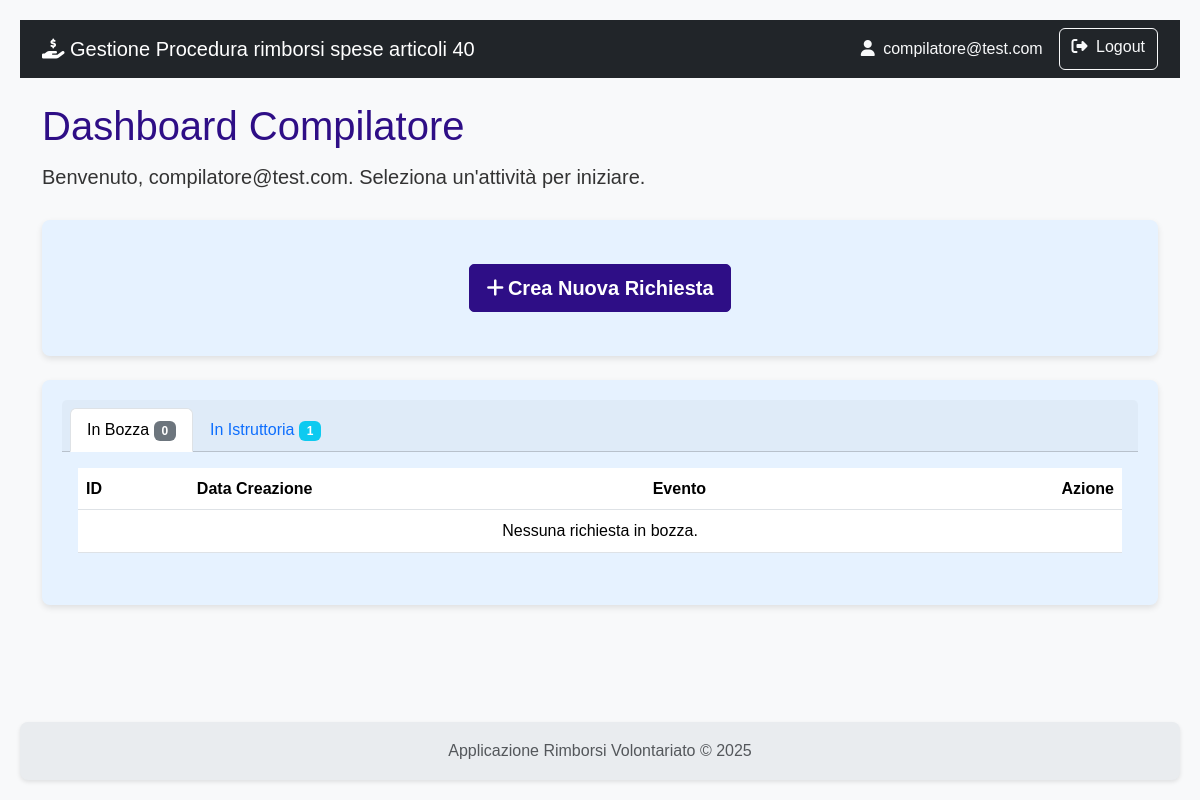
Before: /dashboard (signed in) with the older database file.
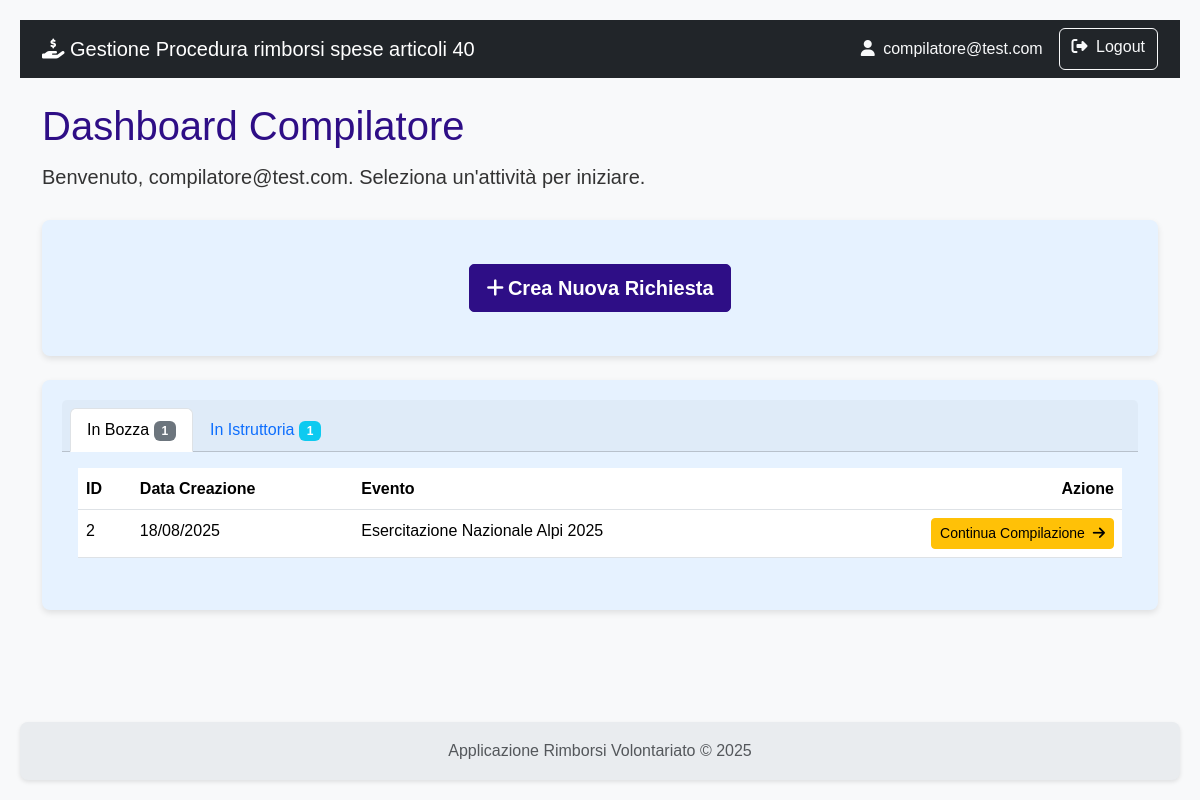
After: the same page with the newer database file.
### rimborsi/models.py (models this page shows)
class User(db.Model, UserMixin):
    id = db.Column(db.Integer, primary_key=True)
    username = db.Column(db.String(80), nullable=False)
    email = db.Column(db.String(120), nullable=False)
    password_hash = db.Column(db.String(120), nullable=False)
    role = db.Column(db.String(20), nullable=False)
    organizzazioni = db.relationship('Organizzazione', secondary=associazione_utente_organizzazione, back_populates='utenti_compilatori')
    __table_args__ = (
        db.UniqueConstraint('username', name='uq_user_username'),
        db.UniqueConstraint('email', name='uq_user_email'),
    )

class Richiesta(db.Model):
    id = db.Column(db.Integer, primary_key=True)
    stato = db.Column(db.String(1), default='A', nullable=False)
    esito = db.Column(db.String(1))
    attivita_svolta = db.Column(db.Text)
    data_inizio_attivita = db.Column(db.Date)
    data_fine_attivita = db.Column(db.Date)
    numero_volontari_coinvolti = db.Column(db.Integer)
    data_creazione = db.Column(db.DateTime, default=datetime.utcnow)
    data_invio = db.Column(db.DateTime)
    protocollo_invio = db.Column(db.String(50), nullable=True)
    data_fine_istruttoria = db.Column(db.DateTime)
    protocollo_istruttoria = db.Column(db.String(50), nullable=True)
    evento_id = db.Column(db.Integer, db.ForeignKey('evento.id'), nullable=False)
    organizzazione_id = db.Column(db.Integer, db.ForeignKey('organizzazione.id'), nullable=False)
    impieghi = db.relationship('ImpiegoMezzoAttrezzatura', backref='richiesta', lazy=True, cascade="all, delete-orphan")
    spese = db.relationship('Spesa', backref='richiesta', lazy=True, cascade="all, delete-orphan")
    __table_args__ = (
        db.UniqueConstraint('protocollo_invio', name='uq_richiesta_protocollo_invio'),
        db.UniqueConstraint('protocollo_istruttoria', name='uq_richiesta_protocollo_istruttoria'),
    )

class Evento(db.Model):
    id = db.Column(db.Integer, primary_key=True)
    protocollo_attivazione = db.Column(db.String(50), unique=True)
    nome = db.Column(db.String(100), nullable=False)
    descrizione = db.Column(db.Text)
    tipologia = db.Column(db.String(1), nullable=False)
    data_inizio = db.Column(db.Date)
    data_fine = db.Column(db.Date)
    richieste = db.relationship('Richiesta', backref='evento', lazy=True)
    __table_args__ = (db.UniqueConstraint('protocollo_attivazione', name='uq_evento_protocollo_attivazione'),)

### rimborsi/main/routes.py (the view)
@main.route('/dashboard')
@login_required # Solo gli utenti loggati possono vedere la dashboard
def dashboard():
    template_data = {}
    if current_user.role == 'istruttore':
        richieste_da_istruire = Richiesta.query.filter_by(stato='B').all()
        template_data['richieste_da_istruire'] = richieste_da_istruire
        template_data['dati_istruttore'] = {
            'da_istruire': len(richieste_da_istruire),
            'lavorate_mese': 0, # Esempio
            'importo_approvato_mese': '0.00', # Esempio
            'eventi_attivi': 0 # Esempio
        }
    elif current_user.role == 'compilatore':
        organizzazione_utente = current_user.organizzazioni[0] if current_user.organizzazioni else None
        richieste_in_bozza = []
        if organizzazione_utente:
            richieste_in_bozza = Richiesta.query.filter_by(
                stato='A',
                organizzazione_id=organizzazione_utente.id
            ).order_by(Richiesta.data_creazione.desc()).all()
            richieste_in_istruttoria = Richiesta.query.filter_by(
                stato='B',
                organizzazione_id=organizzazione_utente.id
            ).order_by(Richiesta.data_invio.desc()).all()
        template_data['richieste_in_bozza'] = richieste_in_bozza
        template_data['richieste_in_istruttoria'] = richieste_in_istruttoria
    elif current_user.role == 'amministratore':
        utenti_da_associare = User.query.filter(User.organizzazioni == None).all()
        template_data['utenti_da_associare'] = utenti_da_associare
    return render_template('main/dashboard.html', **template_data)

### rimborsi/templates/main/dashboard.html (shortened to what this page needs)
{% extends 'base.html' %}
{% block content %}
    <h1 class="mb-2">
        {% if current_user.role == 'istruttore' %}
            Pannello di Controllo Istruttore
        {% elif current_user.role == 'compilatore' %}
            Dashboard Compilatore
        {% elif current_user.role == 'amministratore' %}
            Pannello di Amministrazione
        {% else %}
            Area di Gestione
        {% endif %}
    </h1>
    <div class="d-flex justify-content-between align-items-center mb-4">
        <p class="lead mb-0">
            Benvenuto, {{ current_user.email }}. Seleziona un'attività per iniziare.
        </p>
    </div>
    {% if current_user.role == 'istruttore' %}
        <div class="row row-cols-1 row-cols-md-4 g-4 mb-4">
            <div class="col">
                <div class="card text-white bg-primary shadow-sm h-100">
                    <div class="card-body">
                        <h5 class="card-title">Richieste da Istruire</h5>
                        <p class="card-text fs-2 fw-bold">10 richiesta da istruire</p>
                    </div>
                </div>
            </div>
            <div class="col">
                <div class="card text-white bg-success shadow-sm h-100">
                    <div class="card-body">
                        <h5 class="card-title">Lavorate (Mese)</h5>
                        <p class="card-text fs-2 fw-bold">5 lavorate</p>
                    </div>
                </div>
            </div>
            <div class="col">
                <div class="card text-dark bg-light shadow-sm h-100">
                    <div class="card-body">
                        <h5 class="card-title">Importo Approvato (Mese)</h5>
                        <p class="card-text fs-2 fw-bold">&euro; 1000.00</p>
                    </div>
                </div>
            </div>
            <div class="col">
                <div class="card text-white bg-info shadow-sm h-100">
                    <div class="card-body">
                        <h5 class="card-title">Eventi Attivi</h5>
                        <p class="card-text fs-2 fw-bold">3 eventi attivi</p>
                    </div>
                </div>
            </div>
        </div>
        <div class="d-grid gap-2 d-md-flex justify-content-md-end mb-3">
             <a href="{{ url_for('istruttoria.gestione_eventi') }}" class="btn btn-secondary"><i class="fas fa-calendar-alt me-1"></i> Gestisci Eventi</a>
             <a href="{{ url_for('istruttoria.crea_evento') }}" class="btn btn-success"><i class="fas fa-plus me-1"></i> Crea Nuovo Evento</a>
        </div>
        <div class="card shadow-sm">
            <div class="card-header">
            <h5 class="mb-0">Coda di Lavoro: Richieste Trasmesse da Istruire</h5>
            </div>
            <div class="card-body">
            <table class="table table-hover">
                <thead>
                <tr>
                    <th>Data Trasmissione</th>
                    <th>Organizzazione</th>
                    <th>Evento di Riferimento</th>
                    <th>Importo Richiesto</th>
                    <th>Azione</th>
                </tr>
                </thead>
                <tbody>
                <tr>
                    <td>13/05/2025</td>
                    <td>CRI Comitato di Roma</td>
                    <td>Emergenza Sanitaria 2025</td>
                    <td>&euro; 1.250,00</td>
                    <td><a href="#" class="btn btn-primary btn-sm">Avvia Istruttoria</a></td>
                </tr>
                <tr>
                    <td>10/05/2025</td>
                    <td>Protezione Civile Roma</td>
                    <td>Alluvione Centro Italia</td>
                    <td>&euro; 3.780,50</td>
                    <td><a href="#" class="btn btn-primary btn-sm">Avvia Istruttoria</a></td>
                </tr>
                <tr>
                    <td>05/05/2025</td>
                    <td>CRI Comitato di Milano</td>
                    <td>Assistenza Gara Podistica</td>
                    <td>&euro; 890,75</td>
                    <td><a href="#" class="btn btn-primary btn-sm">Avvia Istruttoria</a></td>
                </tr>
                </tbody>
            </table>
            </div>
        </div>
    {% elif current_user.role == 'compilatore' %}
       <div class="card shadow-sm mb-4">
        <div class="card-body text-center p-4">
            <a href="{{ url_for('richiesta.crea_richiesta') }}" class="btn btn-primary btn-lg">
                <i class="fas fa-plus me-1"></i> Crea Nuova Richiesta
            </a>
        </div>
    </div>
    <div class="card shadow-sm">
        <div class="card-header">
            <ul class="nav nav-tabs card-header-tabs">
                <li class="nav-item">
                    <a class="nav-link active" data-bs-toggle="tab" href="#tab-bozza">
                        In Bozza <span class="badge bg-secondary">{{ richieste_in_bozza|length }}</span>
                    </a>
                </li>
                <li class="nav-item">
                    <a class="nav-link" data-bs-toggle="tab" href="#tab-istruttoria">
                        In Istruttoria <span class="badge bg-info">{{ richieste_in_istruttoria|length }}</span>
                    </a>
                </li>
            </ul>
        </div>
        <div class="card-body">
            <div class="tab-content">
                <div class="tab-pane fade show active" id="tab-bozza">
                    <table class="table table-hover">
                        <thead>
                            <tr>
                                <th>ID</th>
                                <th>Data Creazione</th>
                                <th>Evento</th>
                                <th class="text-end">Azione</th>
                            </tr>
                        </thead>
                        <tbody>
                            {% for richiesta in richieste_in_bozza %}
                            <tr>
                                <td>{{ richiesta.id }}</td>
                                <td>{{ richiesta.data_creazione.strftime('%d/%m/%Y') }}</td>
                                <td>{{ richiesta.evento.nome }}</td>
                                <td class="text-end">
                                    <a href="{{ url_for('richiesta.dettaglio_richiesta', richiesta_id=richiesta.id) }}" class="btn btn-warning btn-sm">
                                        Continua Compilazione <i class="fas fa-arrow-right ms-1"></i>
                                    </a>
                                </td>
                            </tr>
                            {% else %}
                            <tr><td colspan="4" class="text-center">Nessuna richiesta in bozza.</td></tr>
                            {% endfor %}
                        </tbody>
                    </table>
                </div>
            </div>
        </div>
    </div>
    {% endif %}
{% endblock %}

### rimborsi/templates/base.html (shortened to what this page needs)
<!doctype html>
<html lang="it" class="h-100">
<head>
    <link href="https://cdn.jsdelivr.net/npm/bootstrap@5.3.3/dist/css/bootstrap.min.css" rel="stylesheet" xintegrity="sha384-QWTKZyjpPEjISv5WaRU9OFeRpok6YctnYmDr5pNlyT2bRjXh0JMhjY6hW+ALEwIH">
    <link rel="stylesheet" href="https://cdnjs.cloudflare.com/ajax/libs/font-awesome/6.5.2/css/all.min.css" xintegrity="sha512-SnH5WK+bZxgPHs44uWIX+LLJAJ9/2PkPKZ5QiAj6Ta86w+fsb2TkcmfRyVX3pBnMFcV7oQPJkl9QevSCWr3W6A==" />
    <link rel="stylesheet" href="{{ url_for('static', filename='css/styles.css') }}">
</head>
<body>
    <nav class="navbar navbar-expand-lg navbar-dark bg-dark">
        <div class="container">
            <a class="navbar-brand" href="{{ url_for('auth.index') }}">
                <i class="fas fa-hand-holding-dollar"></i>
                Gestione Procedura rimborsi spese articoli 40
            </a>
            <div class="collapse navbar-collapse" id="navbarNav">
                <div class="d-flex ms-auto">
                    {% if current_user.is_authenticated %}
                        <span class="navbar-text me-3 text-light">
                            <i class="fas fa-user me-1"></i> {{ current_user.email }}
                        </span>
                        <a href="{{ url_for('auth.logout') }}" class="btn btn-outline-light">
                            <i class="fas fa-sign-out-alt me-1"></i> Logout
                        </a>
                    {% else %}
                        <a href="{{ url_for('auth.registrati') }}" class="btn btn-outline-light me-2">Registrati</a>
                        <a href="{{ url_for('auth.login') }}" class="btn btn-outline-light">Login</a>
                    {% endif %}
                </div>
            </div>
        </div>
    </nav>
    <main class="container my-4">
        {% block content %}{% endblock %}
    </main>
    <footer class="footer mt-auto py-3">
        <div class="container text-center">
            <span class="text-muted">Applicazione Rimborsi Volontariato &copy; 2025</span>
        </div>
    </footer>
</body>
</html>

### rimborsi/static/css/styles.css (style rules this page uses)
:root { --color-primary: #2e0e86; --color-primary-hover: #142fca; --color-text-light: #ffffff; --color-card-bg: #e6f2ff; --color-card-text: #00366d; --color-bg: #f4f4f4; --color-text-dark: #333; --color-link: #0055a4; --border-radius: 8px; --box-shadow: 0 2px 4px rgba(0, 0, 0, 0.1); --box-shadow-card: 0 3px 6px rgba(0, 0, 0, 0.1); --transition-standard: all 0.3s ease; }
body { font-family: Arial, sans-serif; background-color: var(--color-bg); color: var(--color-text-dark); margin: 0; padding: 20px; line-height: 1.6; }
h1, h2, h3, h4, h5, h6 { color: var(--color-primary); margin-top: 0; }
a { color: var(--color-link); text-decoration: none; }
.btn-primary { background-color: var(--color-primary) !important; border-color: var(--color-primary) !important; color: var(--color-text-light) !important; font-weight: bold !important; text-decoration: none !important; display: inline-flex !important; align-items: center !important; justify-content: center !important; padding: 0.5rem 1rem !important; border-radius: 5px !important; transition: var(--transition-standard) !important; cursor: pointer; }
.btn-primary i { margin-right: 0.25rem !important; }
.card { flex: 1; background-color: var(--color-card-bg); color: var(--color-card-text); border-radius: var(--border-radius); padding: 20px; box-shadow: var(--box-shadow-card); transition: transform 0.2s ease-in-out; border: none; }
.card-body i { transition: var(--transition-standard); }
.shadow-sm { box-shadow: var(--box-shadow-card) !important; }
.text-center { text-align: center; }
.footer { display: flex; justify-content: left; gap: 20px; background-color: var(--color-primary); padding: 15px 20px; border-radius: var(--border-radius); margin-top: 20px; box-shadow: var(--box-shadow); }

### rimborsi/templates/base.html (style rules this page uses)
body { display: flex; flex-direction: column; min-height: 100vh; background-color: #f8f9fa; }
main { flex: 1; }
.footer { background-color: #e9ecef; }

Changed rows visible on the page:
added Richiesta: id "2", data_creazione "18/08/2025", evento.nome "Esercitazione Nazionale Alpi 2025"
Other visible differences:
{{ richieste_in_bozza|length }}: "0" → "1"
text no longer shown: "Nessuna richiesta in bozza."
